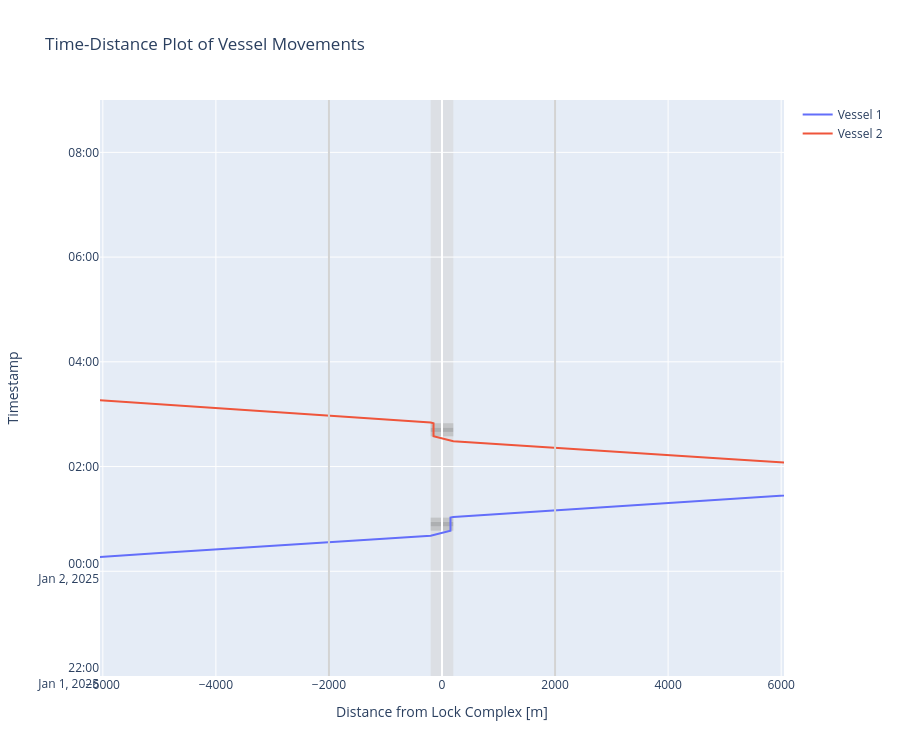

Write notebook code for a chart like this one.
### Markdown cell above
#### Time-distance diagram of vessels passing the lock and planning info

### Code cell
def cm_to_pixels(cm):
    return cm * 37.8 # Set figure height to 10 cmfig.update_layout(height=cm_to_pixels(10))

# We can plot the time-distance diagram
fig = lock_1.create_time_distance_plot(vessels = env.vessels, 
                                       xlimmin = -6050, 
                                       xlimmax = 6050,
                                       ylimmin = pd.Timestamp('2025-01-01 22:00:00'),
                                       ylimmax = pd.Timestamp('2025-01-02 09:00:00'),
                                       method='Plotly')

fig.update_layout(height=cm_to_pixels(20))

### Figure 1 — Plotly figure (JSON) as saved in the notebook; plotly's stock layout.template omitted (floating-point values rounded to 4 significant figures)
{"data": [{"mode": "lines", "name": "Vessel 1", "type": "scatter", "x": [-340600.0, -5000.0, -5000.0, -5000.0, -200.0, -200.0, 150.0, 150.0, 150.0, 150.0, 200.0, 200.0, 5000.0, 5000.0, 5000.0, 15000.0, 15000.0, 15000.0, 15000.0, 15000.0, 15000.0, 15000.0, 15000.0, 15000.0, 15000.0, 15000.0], "y": ["2025-01-01T00:00:00", "2025-01-02T00:20:50", "2025-01-02T00:20:50", "2025-01-02T00:20:50", "2025-01-02T00:40:50", "2025-01-02T00:40:50", "2025-01-02T00:46:30.172786", "2025-01-02T00:51:30.172786", "2025-01-02T00:56:30.172786", "2025-01-02T01:01:30.172786", "2025-01-02T01:02:18.768899", "2025-01-02T01:02:18.768899", "2025-01-02T01:22:18.768899", "2025-01-02T01:22:18.768899", "2025-01-02T01:22:18.768899", "2025-01-02T02:03:58.768899", "2025-01-02T02:03:58.768899", "2025-01-02T02:23:58.768899", "2025-01-02T02:23:58.768899", "2025-01-02T02:29:38.941685", "2025-01-02T02:34:39", "2025-01-02T02:39:39", "2025-01-02T02:44:39", "2025-01-02T02:45:27.596112", "2025-01-02T02:45:27.596112", "2025-01-02T03:05:27.596112"]}, {"mode": "lines", "name": "Vessel 2", "type": "scatter", "x": [15000.0, 15000.0, 15000.0, 15000.0, 15000.0, 15000.0, 15000.0, 15000.0, 15000.0, 15000.0, 15000.0, 5000.0, 5000.0, 5000.0, 200.0, 200.0, -150.0, -150.0, -150.0, -150.0, -200.0, -200.0, -5000.0, -5000.0, -5000.0, -340600.0], "y": ["2025-01-02T00:25:50", "2025-01-02T00:45:50", "2025-01-02T00:45:50", "2025-01-02T00:51:30.172786", "2025-01-02T00:56:30.172786", "2025-01-02T01:01:30.172786", "2025-01-02T01:06:30.172786", "2025-01-02T01:07:18.768899", "2025-01-02T01:07:18.768899", "2025-01-02T01:27:18.768899", "2025-01-02T01:27:18.768899", "2025-01-02T02:08:58.768899", "2025-01-02T02:08:58.768899", "2025-01-02T02:08:58.768899", "2025-01-02T02:28:58.768899", "2025-01-02T02:28:58.768899", "2025-01-02T02:34:38.941685", "2025-01-02T02:39:39", "2025-01-02T02:44:39", "2025-01-02T02:49:39", "2025-01-02T02:50:27.596112", "2025-01-02T02:50:27.596112", "2025-01-02T03:10:27.596112", "2025-01-02T03:10:27.596112", "2025-01-02T03:10:27.596112", "2025-01-03T03:31:17.596112"]}], "layout": {"height": 756, "shapes": [{"fillcolor": "lightgrey", "layer": "below", "line": {"width": 0}, "name": "Lock Geometry", "opacity": 0.5, "type": "rect", "x0": -200, "x1": 200, "y0": "2025-01-01T22:00:00", "y1": "2025-01-02T09:00:00"}, {"fillcolor": "darkgrey", "layer": "below", "line": {"width": 0}, "name": "Lock doors closing", "opacity": 0.5, "type": "rect", "x0": -200, "x1": 200, "y0": "2025-01-02T00:46:30.172786", "y1": "2025-01-02T00:51:30.172786"}, {"fillcolor": "grey", "layer": "below", "line": {"width": 0}, "name": "Lock chamber converting", "opacity": 0.5, "type": "rect", "x0": -200, "x1": 200, "y0": "2025-01-02T00:51:30.172786", "y1": "2025-01-02T00:56:30.172786"}, {"fillcolor": "darkgrey", "layer": "below", "line": {"width": 0}, "name": "Lock doors opening", "opacity": 0.5, "type": "rect", "x0": -200, "x1": 200, "y0": "2025-01-02T00:56:30.172786", "y1": "2025-01-02T01:01:30.172786"}, {"fillcolor": "darkgrey", "layer": "below", "line": {"width": 0}, "name": "Lock doors closing", "opacity": 0.5, "type": "rect", "x0": -200, "x1": 200, "y0": "2025-01-02T02:34:39", "y1": "2025-01-02T02:39:39"}, {"fillcolor": "grey", "layer": "below", "line": {"width": 0}, "name": "Lock chamber converting", "opacity": 0.5, "type": "rect", "x0": -200, "x1": 200, "y0": "2025-01-02T02:39:39", "y1": "2025-01-02T02:44:39"}, {"fillcolor": "darkgrey", "layer": "below", "line": {"width": 0}, "name": "Lock doors opening", "opacity": 0.5, "type": "rect", "x0": -200, "x1": 200, "y0": "2025-01-02T02:44:39", "y1": "2025-01-02T02:49:39"}, {"line": {"color": "lightgrey"}, "type": "line", "x0": -2000, "x1": -2000, "xref": "x", "y0": 0, "y1": 1, "yref": "y domain"}, {"line": {"color": "lightgrey"}, "type": "line", "x0": 2000, "x1": 2000, "xref": "x", "y0": 0, "y1": 1, "yref": "y domain"}], "showlegend": true, "title": {"text": "Time-Distance Plot of Vessel Movements"}, "xaxis": {"range": [-6050, 6050], "title": {"text": "Distance from Lock Complex [m]"}}, "yaxis": {"range": ["2025-01-01T22:00:00", "2025-01-02T09:00:00"], "title": {"text": "Timestamp"}}}}
